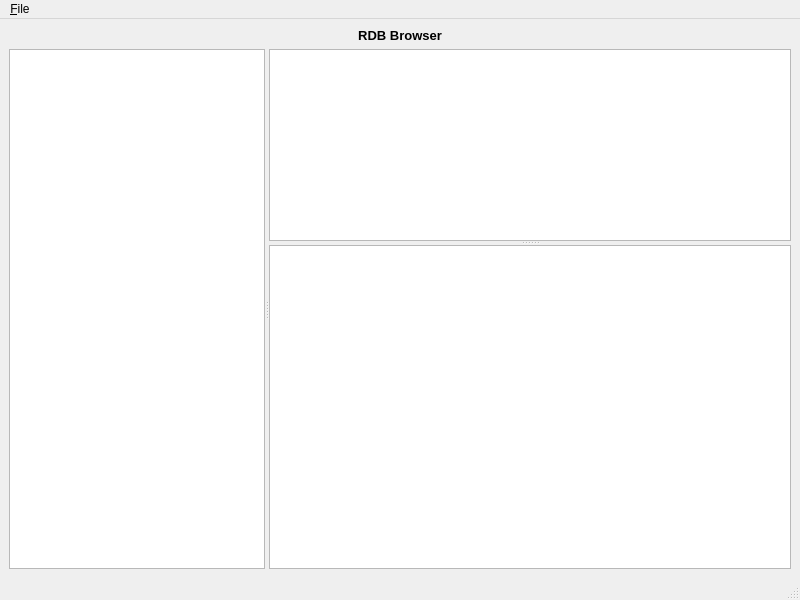
<?xml version="1.0" encoding="UTF-8"?>
<ui version="4.0">
 <class>MainWindow</class>
 <widget class="QMainWindow" name="MainWindow">
  <property name="geometry">
   <rect>
    <x>0</x>
    <y>0</y>
    <width>800</width>
    <height>600</height>
   </rect>
  </property>
  <property name="windowTitle">
   <string>MainWindow</string>
  </property>
  <widget class="QWidget" name="centralwidget">
   <layout class="QVBoxLayout" name="verticalLayout">
    <item>
     <widget class="QLabel" name="label">
      <property name="sizePolicy">
       <sizepolicy hsizetype="Preferred" vsizetype="Minimum">
        <horstretch>0</horstretch>
        <verstretch>0</verstretch>
       </sizepolicy>
      </property>
      <property name="font">
       <font>
        <pointsize>10</pointsize>
        <weight>75</weight>
        <bold>true</bold>
       </font>
      </property>
      <property name="text">
       <string>RDB Browser</string>
      </property>
      <property name="alignment">
       <set>Qt::AlignCenter</set>
      </property>
     </widget>
    </item>
    <item>
     <widget class="QSplitter" name="splitter_2">
      <property name="sizePolicy">
       <sizepolicy hsizetype="Expanding" vsizetype="Preferred">
        <horstretch>0</horstretch>
        <verstretch>1</verstretch>
       </sizepolicy>
      </property>
      <property name="orientation">
       <enum>Qt::Horizontal</enum>
      </property>
      <widget class="QTreeWidget" name="treeWidget">
       <property name="sizePolicy">
        <sizepolicy hsizetype="Minimum" vsizetype="Expanding">
         <horstretch>0</horstretch>
         <verstretch>0</verstretch>
        </sizepolicy>
       </property>
       <property name="minimumSize">
        <size>
         <width>200</width>
         <height>0</height>
        </size>
       </property>
       <attribute name="headerVisible">
        <bool>false</bool>
       </attribute>
       <attribute name="headerDefaultSectionSize">
        <number>200</number>
       </attribute>
       <column>
        <property name="text">
         <string>Databases</string>
        </property>
       </column>
      </widget>
      <widget class="QSplitter" name="splitter">
       <property name="sizePolicy">
        <sizepolicy hsizetype="Preferred" vsizetype="Expanding">
         <horstretch>1</horstretch>
         <verstretch>0</verstretch>
        </sizepolicy>
       </property>
       <property name="orientation">
        <enum>Qt::Vertical</enum>
       </property>
       <widget class="QPlainTextEdit" name="plainTextEdit">
        <property name="sizePolicy">
         <sizepolicy hsizetype="Minimum" vsizetype="Expanding">
          <horstretch>0</horstretch>
          <verstretch>0</verstretch>
         </sizepolicy>
        </property>
        <property name="minimumSize">
         <size>
          <width>0</width>
          <height>100</height>
         </size>
        </property>
       </widget>
       <widget class="QTableView" name="tableView">
        <property name="sizePolicy">
         <sizepolicy hsizetype="Expanding" vsizetype="Expanding">
          <horstretch>0</horstretch>
          <verstretch>1</verstretch>
         </sizepolicy>
        </property>
       </widget>
      </widget>
     </widget>
    </item>
   </layout>
  </widget>
  <widget class="QMenuBar" name="menubar">
   <property name="geometry">
    <rect>
     <x>0</x>
     <y>0</y>
     <width>800</width>
     <height>21</height>
    </rect>
   </property>
   <widget class="QMenu" name="menu_File">
    <property name="title">
     <string>&amp;File</string>
    </property>
    <addaction name="action_Open"/>
    <addaction name="action_Save"/>
    <addaction name="action_Exit"/>
   </widget>
   <addaction name="menu_File"/>
  </widget>
  <widget class="QStatusBar" name="statusbar"/>
  <action name="action_Open">
   <property name="text">
    <string>&amp;Open</string>
   </property>
  </action>
  <action name="action_Exit">
   <property name="text">
    <string>&amp;Exit</string>
   </property>
  </action>
  <action name="action_Save">
   <property name="text">
    <string>&amp;Save</string>
   </property>
  </action>
 </widget>
 <resources/>
 <connections/>
</ui>
